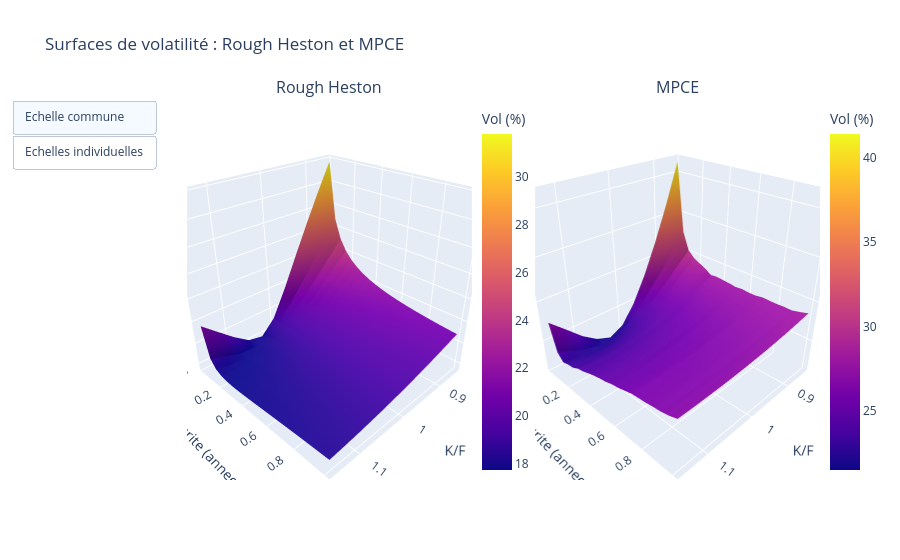
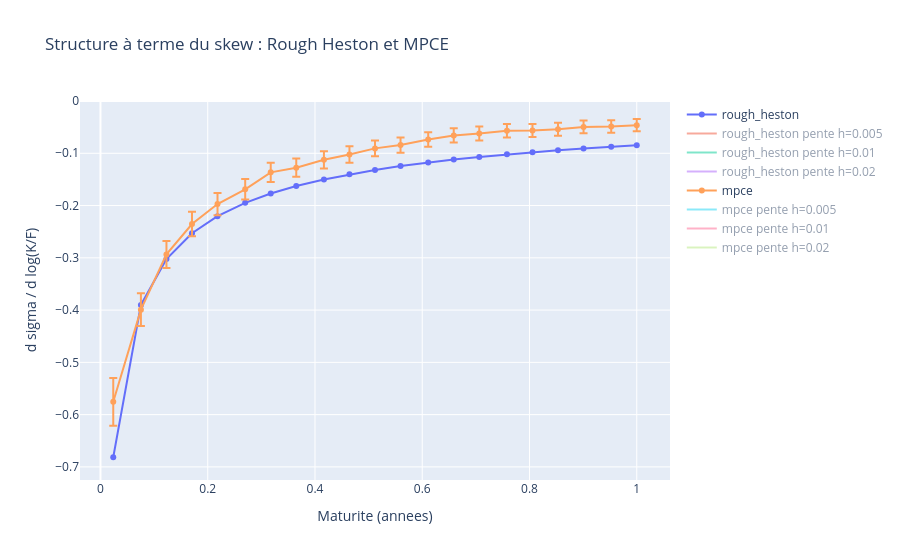
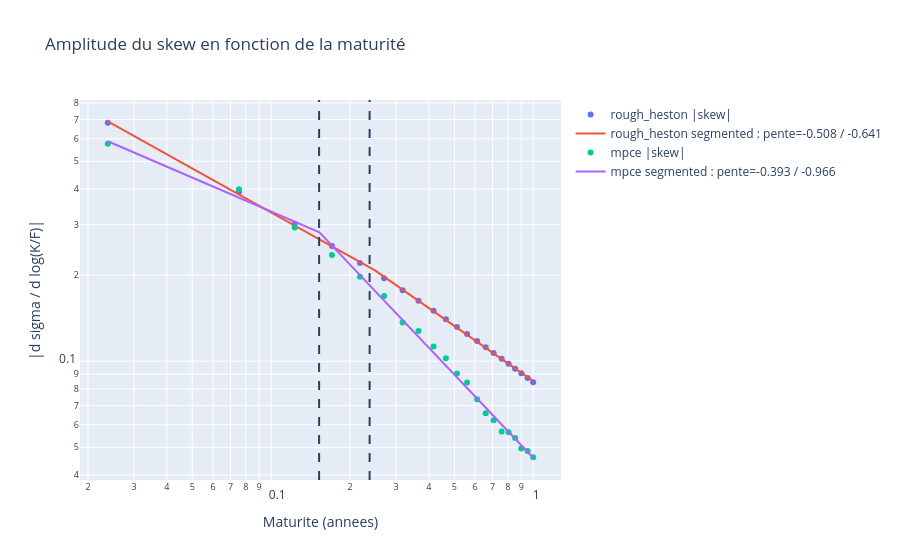

The code cell stored with these charts, in order, in its notebook:
### Markdown cell above
## Surfaces et skew

Les surfaces et les coupes montrent les sourires. La structure à terme du skew compare leurs pentes à l’ATM selon la maturité. L’ajustement en log-log permet de rechercher un changement de régime. Les deux axes des coupes servent à comparer les formes.

### Code cell
display(result['figures']['surfaces_interactives'])
display(result['figures']['skew_atm'])
display(result['figures']['skew_atm_loglog'])
display(result['verification'])

### Figure 1 — Plotly figure (JSON) as saved in the notebook; plotly's stock layout.template omitted (floating-point values rounded to 4 significant figures; data arrays with more than 128 entries replaced by an {"elided": "..."} marker saying what was removed)
{"data": [{"colorbar": {"title": {"text": "Vol (%)"}, "x": 0.45}, "hovertemplate": "K/F=%{x:.4f}<br>T=%{y:.4f} an<br>Vol=%{z:.4f}%<extra>rough_heston</extra>", "name": "rough_heston", "scene": "scene", "showscale": true, "type": "surface", "x": [0.85, 0.88, 0.91, 0.94, 0.97, 1.0, 1.03, 1.06, 1.09, 1.12, 1.15], "y": [0.02381, 0.0754, 0.123, 0.1706, 0.2183, 0.2698, 0.3175, 0.3651, 0.4167, 0.4643, 0.5119, 0.5595, 0.6111, 0.6587, 0.7063, 0.7579, 0.8056, 0.8532, 0.9008, 0.9524, 1.0], "z": {"elided": "21x11 float values"}}, {"colorbar": {"title": {"text": "Vol (%)"}, "x": 1}, "hovertemplate": "K/F=%{x:.4f}<br>T=%{y:.4f} an<br>Vol=%{z:.4f}%<extra>mpce</extra>", "name": "mpce", "scene": "scene2", "showscale": true, "type": "surface", "x": [0.85, 0.88, 0.91, 0.94, 0.97, 1.0, 1.03, 1.06, 1.09, 1.12, 1.15], "y": [0.02381, 0.0754, 0.123, 0.1706, 0.2183, 0.2698, 0.3175, 0.3651, 0.4167, 0.4643, 0.5119, 0.5595, 0.6111, 0.6587, 0.7063, 0.7579, 0.8056, 0.8532, 0.9008, 0.9524, 1.0], "z": {"elided": "21x11 float values"}}], "layout": {"annotations": [{"font": {"size": 16}, "showarrow": false, "text": "Rough Heston", "x": 0.225, "xanchor": "center", "xref": "paper", "y": 1, "yanchor": "bottom", "yref": "paper"}, {"font": {"size": 16}, "showarrow": false, "text": "MPCE", "x": 0.775, "xanchor": "center", "xref": "paper", "y": 1, "yanchor": "bottom", "yref": "paper"}], "scene": {"camera": {"eye": {"x": 1.4, "y": 1.4, "z": 1.1}}, "domain": {"x": [0, 0.45], "y": [0, 1]}, "xaxis": {"title": {"text": "K/F"}}, "yaxis": {"title": {"text": "Maturite (annees)"}}, "zaxis": {"title": {"text": "Volatilite (%)"}}}, "scene2": {"camera": {"eye": {"x": 1.4, "y": 1.4, "z": 1.1}}, "domain": {"x": [0.55, 1], "y": [0, 1]}, "xaxis": {"title": {"text": "K/F"}}, "yaxis": {"title": {"text": "Maturite (annees)"}}, "zaxis": {"title": {"text": "Volatilite (%)"}}}, "title": {"text": "Surfaces de volatilité : Rough Heston et MPCE"}, "updatemenus": [{"buttons": [{"args": [{"scene.zaxis.range": [17.75, 41.4], "scene2.zaxis.range": [17.75, 41.4]}], "label": "Echelle commune", "method": "relayout"}, {"args": [{"scene.zaxis.autorange": true, "scene2.zaxis.autorange": true}], "label": "Echelles individuelles", "method": "relayout"}], "type": "buttons"}]}}

### Figure 2 — Plotly figure (JSON) as saved in the notebook; plotly's stock layout.template omitted (floating-point values rounded to 4 significant figures)
{"data": [{"error_y": {"array": [0.0, 0.0, 0.0, 0.0, 0.0, 0.0, 0.0, 0.0, 0.0, 0.0, 0.0, 0.0, 0.0, 0.0, 0.0, 0.0, 0.0, 0.0, 0.0, 0.0, 0.0], "type": "data", "visible": false}, "mode": "lines+markers", "name": "rough_heston", "type": "scatter", "x": [0.02381, 0.0754, 0.123, 0.1706, 0.2183, 0.2698, 0.3175, 0.3651, 0.4167, 0.4643, 0.5119, 0.5595, 0.6111, 0.6587, 0.7063, 0.7579, 0.8056, 0.8532, 0.9008, 0.9524, 1.0], "y": [-0.6816, -0.39, -0.3022, -0.2529, -0.2202, -0.1948, -0.177, -0.1626, -0.15, -0.1402, -0.1318, -0.1245, -0.1176, -0.112, -0.1069, -0.102, -0.09791, -0.09417, -0.09074, -0.08733, -0.08442]}, {"mode": "lines", "name": "rough_heston pente h=0.005", "type": "scatter", "visible": "legendonly", "x": [0.02381, 0.0754, 0.123, 0.1706, 0.2183, 0.2698, 0.3175, 0.3651, 0.4167, 0.4643, 0.5119, 0.5595, 0.6111, 0.6587, 0.7063, 0.7579, 0.8056, 0.8532, 0.9008, 0.9524, 1.0], "y": [-0.6793, -0.3896, -0.302, -0.2528, -0.2202, -0.1948, -0.1769, -0.1626, -0.1499, -0.1402, -0.1318, -0.1245, -0.1176, -0.112, -0.1069, -0.102, -0.0979, -0.09416, -0.09073, -0.08732, -0.08442]}, {"mode": "lines", "name": "rough_heston pente h=0.01", "type": "scatter", "visible": "legendonly", "x": [0.02381, 0.0754, 0.123, 0.1706, 0.2183, 0.2698, 0.3175, 0.3651, 0.4167, 0.4643, 0.5119, 0.5595, 0.6111, 0.6587, 0.7063, 0.7579, 0.8056, 0.8532, 0.9008, 0.9524, 1.0], "y": [-0.6725, -0.3884, -0.3015, -0.2525, -0.22, -0.1946, -0.1768, -0.1625, -0.1499, -0.1401, -0.1317, -0.1245, -0.1176, -0.1119, -0.1069, -0.102, -0.09788, -0.09415, -0.09072, -0.08731, -0.08441]}, {"mode": "lines", "name": "rough_heston pente h=0.02", "type": "scatter", "visible": "legendonly", "x": [0.02381, 0.0754, 0.123, 0.1706, 0.2183, 0.2698, 0.3175, 0.3651, 0.4167, 0.4643, 0.5119, 0.5595, 0.6111, 0.6587, 0.7063, 0.7579, 0.8056, 0.8532, 0.9008, 0.9524, 1.0], "y": [-0.6474, -0.3835, -0.2992, -0.2512, -0.2191, -0.194, -0.1764, -0.1622, -0.1496, -0.1399, -0.1316, -0.1243, -0.1174, -0.1118, -0.1068, -0.1019, -0.09782, -0.09409, -0.09067, -0.08726, -0.08437]}, {"error_y": {"array": [0.04576, 0.0312, 0.02578, 0.0233, 0.0212, 0.01968, 0.01853, 0.01734, 0.01648, 0.01577, 0.01511, 0.01455, 0.01395, 0.01369, 0.01336, 0.01291, 0.01253, 0.01236, 0.01211, 0.01191, 0.01178], "type": "data", "visible": true}, "mode": "lines+markers", "name": "mpce", "type": "scatter", "x": [0.02381, 0.0754, 0.123, 0.1706, 0.2183, 0.2698, 0.3175, 0.3651, 0.4167, 0.4643, 0.5119, 0.5595, 0.6111, 0.6587, 0.7063, 0.7579, 0.8056, 0.8532, 0.9008, 0.9524, 1.0], "y": [-0.5755, -0.3991, -0.2935, -0.2353, -0.1972, -0.1689, -0.1364, -0.1275, -0.1125, -0.1024, -0.0906, -0.08423, -0.0736, -0.06584, -0.06213, -0.05673, -0.05639, -0.05385, -0.04956, -0.04856, -0.04616]}, {"mode": "lines", "name": "mpce pente h=0.005", "type": "scatter", "visible": "legendonly", "x": [0.02381, 0.0754, 0.123, 0.1706, 0.2183, 0.2698, 0.3175, 0.3651, 0.4167, 0.4643, 0.5119, 0.5595, 0.6111, 0.6587, 0.7063, 0.7579, 0.8056, 0.8532, 0.9008, 0.9524, 1.0], "y": [-0.574, -0.3989, -0.2933, -0.2352, -0.1971, -0.1689, -0.1364, -0.1275, -0.1125, -0.1024, -0.0906, -0.08423, -0.0736, -0.06583, -0.06213, -0.05674, -0.05639, -0.05384, -0.04956, -0.04855, -0.04616]}, {"mode": "lines", "name": "mpce pente h=0.01", "type": "scatter", "visible": "legendonly", "x": [0.02381, 0.0754, 0.123, 0.1706, 0.2183, 0.2698, 0.3175, 0.3651, 0.4167, 0.4643, 0.5119, 0.5595, 0.6111, 0.6587, 0.7063, 0.7579, 0.8056, 0.8532, 0.9008, 0.9524, 1.0], "y": [-0.5697, -0.398, -0.2929, -0.2348, -0.197, -0.1687, -0.1364, -0.1274, -0.1125, -0.1023, -0.09058, -0.08421, -0.0736, -0.06583, -0.06213, -0.05674, -0.05638, -0.05383, -0.04954, -0.04854, -0.04615]}, {"mode": "lines", "name": "mpce pente h=0.02", "type": "scatter", "visible": "legendonly", "x": [0.02381, 0.0754, 0.123, 0.1706, 0.2183, 0.2698, 0.3175, 0.3651, 0.4167, 0.4643, 0.5119, 0.5595, 0.6111, 0.6587, 0.7063, 0.7579, 0.8056, 0.8532, 0.9008, 0.9524, 1.0], "y": [-0.5546, -0.3945, -0.291, -0.2334, -0.1966, -0.168, -0.1361, -0.1272, -0.1123, -0.1023, -0.0905, -0.08415, -0.0736, -0.06582, -0.06212, -0.05676, -0.05633, -0.05379, -0.04949, -0.0485, -0.0461]}], "layout": {"title": {"text": "Structure à terme du skew : Rough Heston et MPCE"}, "xaxis": {"title": {"text": "Maturite (annees)"}}, "yaxis": {"title": {"text": "d sigma / d log(K/F)"}}}}

### Figure 3 — Plotly figure (JSON) as saved in the notebook; plotly's stock layout.template omitted (floating-point values rounded to 4 significant figures; data arrays with more than 128 entries replaced by an {"elided": "..."} marker saying what was removed)
{"data": [{"customdata": [[-0.6816, NaN], [-0.39, NaN], [-0.3022, NaN], [-0.2529, NaN], [-0.2202, NaN], [-0.1948, NaN], [-0.177, NaN], [-0.1626, NaN], [-0.15, NaN], [-0.1402, NaN], [-0.1318, NaN], [-0.1245, NaN], [-0.1176, NaN], [-0.112, NaN], [-0.1069, NaN], [-0.102, NaN], [-0.09791, NaN], [-0.09417, NaN], [-0.09074, NaN], [-0.08733, NaN], [-0.08442, NaN]], "hovertemplate": "T=%{x}<br>|skew|=%{y}<br>skew signe=%{customdata[0]}<br>SE=%{customdata[1]}<extra></extra>", "mode": "markers", "name": "rough_heston |skew|", "type": "scatter", "x": [0.02381, 0.0754, 0.123, 0.1706, 0.2183, 0.2698, 0.3175, 0.3651, 0.4167, 0.4643, 0.5119, 0.5595, 0.6111, 0.6587, 0.7063, 0.7579, 0.8056, 0.8532, 0.9008, 0.9524, 1.0], "y": [0.6816, 0.39, 0.3022, 0.2529, 0.2202, 0.1948, 0.177, 0.1626, 0.15, 0.1402, 0.1318, 0.1245, 0.1176, 0.112, 0.1069, 0.102, 0.09791, 0.09417, 0.09074, 0.08733, 0.08442]}, {"mode": "lines", "name": "rough_heston segmented : pente=-0.508 / -0.641", "type": "scatter", "x": {"elided": "201 float values"}, "y": {"elided": "201 float values"}}, {"customdata": [[-0.5755, 0.02335], [-0.3991, 0.01592], [-0.2935, 0.01316], [-0.2353, 0.01189], [-0.1972, 0.01082], [-0.1689, 0.01004], [-0.1364, 0.009454], [-0.1275, 0.008845], [-0.1125, 0.008407], [-0.1024, 0.008044], [-0.0906, 0.007711], [-0.08423, 0.007421], [-0.0736, 0.007115], [-0.06584, 0.006986], [-0.06213, 0.006817], [-0.05673, 0.006589], [-0.05639, 0.006395], [-0.05385, 0.006304], [-0.04956, 0.006181], [-0.04856, 0.006078], [-0.04616, 0.006008]], "hovertemplate": "T=%{x}<br>|skew|=%{y}<br>skew signe=%{customdata[0]}<br>SE=%{customdata[1]}<extra></extra>", "mode": "markers", "name": "mpce |skew|", "type": "scatter", "x": [0.02381, 0.0754, 0.123, 0.1706, 0.2183, 0.2698, 0.3175, 0.3651, 0.4167, 0.4643, 0.5119, 0.5595, 0.6111, 0.6587, 0.7063, 0.7579, 0.8056, 0.8532, 0.9008, 0.9524, 1.0], "y": [0.5755, 0.3991, 0.2935, 0.2353, 0.1972, 0.1689, 0.1364, 0.1275, 0.1125, 0.1024, 0.0906, 0.08423, 0.0736, 0.06584, 0.06213, 0.05673, 0.05639, 0.05385, 0.04956, 0.04856, 0.04616]}, {"mode": "lines", "name": "mpce segmented : pente=-0.393 / -0.966", "type": "scatter", "x": {"elided": "201 float values"}, "y": {"elided": "201 float values"}}], "layout": {"shapes": [{"line": {"dash": "dash"}, "type": "line", "x0": 0.2376, "x1": 0.2376, "xref": "x", "y0": 0, "y1": 1, "yref": "y domain"}, {"line": {"dash": "dash"}, "type": "line", "x0": 0.1524, "x1": 0.1524, "xref": "x", "y0": 0, "y1": 1, "yref": "y domain"}], "title": {"text": "Amplitude du skew en fonction de la maturité"}, "xaxis": {"title": {"text": "Maturite (annees)"}, "type": "log"}, "yaxis": {"title": {"text": "|d sigma / d log(K/F)|"}, "type": "log"}}}
